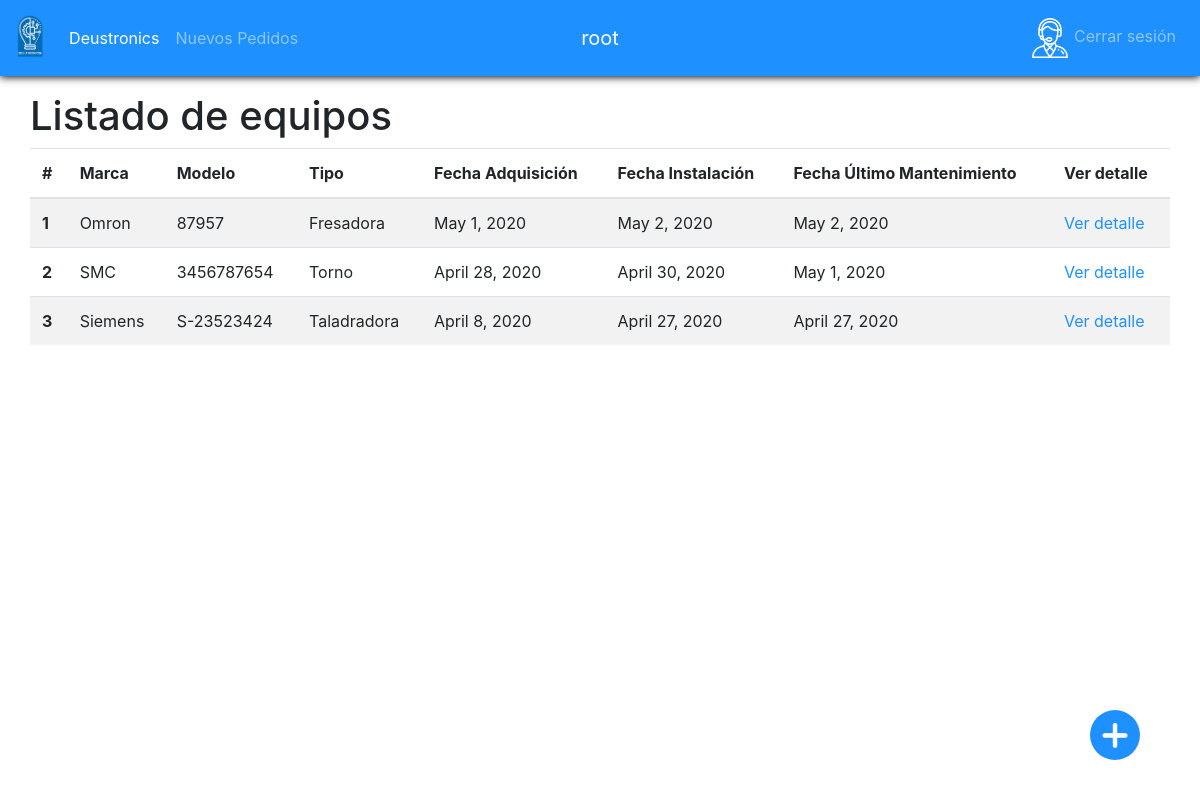
The app's page /equipos/ (signed in) with its own data.
### app/models.py (models this page shows, shortened)
class Equipo(models.Model):
    marca = models.CharField(max_length=100)
    modelo = models.CharField(max_length=100)
    tipo = models.ForeignKey(TipoEquipo, on_delete=models.SET_NULL, null=True)
    fecha_adquisicion = models.DateField()
    fecha_instalacion = models.DateField()
    fecha_ultimo_mantenimiento = models.DateField()

class TipoEquipo(models.Model):
    nombre = models.CharField(max_length=100)
    def __str__(self):
       return self.nombre

### app/views.py (the view, shortened to what this page needs)
# urls.py: path('equipos/', login_required(views.EquipoListView.as_view()), name='equipo_lista'),
class EquipoListView(View):
    def get(self, request, *args, **kwargs):
        context = {
            'equipos': Equipo.objects.all(),
            'form': EquipoForm(),  #Borrar
            'urlBotonFlotante':reverse('equipo_create')
        }
        return render(request, "equipo_lista.html", context)

### app/templatetags/sesion_tags.py (called while the page is built)
@register.filter(name='has_group')
def has_group(user, group_name):
    return user.groups.filter(name=group_name).exists()

### app/templates/equipo_lista.html
{%extends 'base.html'%} {% block content%}
<h1>
  Listado de equipos
</h1>
<table class="table table-striped">
  <thead>
    <tr>
      <th scope="col">#</th>
      <th scope="col">Marca</th>
      <th scope="col">Modelo</th>
      <th scope="col">Tipo</th>
      <th scope="col">Fecha Adquisición</th>
      <th scope="col">Fecha Instalación</th>
      <th scope="col">Fecha Último Mantenimiento</th>
      <th scope="col">Ver detalle</th>
    </tr>
  </thead>
  <tbody>
    {%for equipo in equipos%}
    <tr>
      <th scope="row">{{equipo.id}}</th>
      <td>{{equipo.marca}}</td>
      <td>{{equipo.modelo}}</td>
      <td>{{equipo.tipo}}</td>
      <td>{{equipo.fecha_adquisicion}}</td>
      <td>{{equipo.fecha_instalacion}}</td>
      <td>{{equipo.fecha_ultimo_mantenimiento}}</td>
      <td><a href="{%url 'equipo_detalle' equipo.id %}"> Ver detalle</a></td>
    </tr>
    {%endfor%}
  </tbody>
</table>
{%endblock%}

### app/templates/base.html (shortened to what this page needs)
{%load static %} {% load sesion_tags %}
<!DOCTYPE html>
<html lang="en">
<head>
  <link rel="stylesheet" href="{% static 'main.css'%}" />
</head>
<body>
  {% block nav%}
  <nav class="navbar navbar-expand-md navbar-dark bg-primary mb-3" id="navbar">
    <div class="navbar-collapse collapse w-100 order-1 order-md-0 dual-collapse2">
      <a class="navbar-brand" href="{%url 'index' %}"><img src="{% static 'Desuto5.png' %}" alt="" id="logo" /></a>
      <ul class="navbar-nav mr-auto">
        <li class="nav-item active">
          <a class="nav-link" href="{%url 'index' %}">Deustronics</a>
        </li>
        {% if request.user|has_group:"OPERARIO" %}
        <li class="nav-item">
          <a class="nav-link" href="{% url 'mis_tareas'%}">Mis tareas</a>
        </li>
        {% elif request.user|has_group:"RESPONSABLE" %}
        <li class="nav-item">
          <a class="nav-link" href="{%url 'nuevos_pedidos' %}">Nuevos Pedidos</a>
        </li>
        {%endif%}
      </ul>
    </div>
    <div class="mx-auto order-0">
      <a class="navbar-brand mx-auto" href="#">{{user.get_username}}</a>
    </div>
    <div class="navbar-collapse collapse w-100 order-3 dual-collapse2">
      <ul class="navbar-nav ml-auto">
        <li class="nav-item">
          <a class="nav-link" href="{%url 'logout' %}">
            {% if request.user|has_group:"OPERARIO" %}
            <img class="user-type-icon" src="{%static 'icons/Operario.png'%}" alt="" />
            {% elif request.user|has_group:"CLIENTE" %}
            <img class="user-type-icon" src="{%static 'icons/Cliente.png'%}" alt="" />
            {% elif request.user|has_group:"RESPONSABLE" %}
            <img class="user-type-icon" src="{%static 'icons/Responsable.png'%}" alt="" />
            {%else%}
            <img class="user-type-icon" src="{%static 'icons/Admin.png'%}" alt="" />
            {%endif%}
            <span> Cerrar sesión </span></a>
        </li>
      </ul>
    </div>
  </nav>
  {%endblock%}
  <div class="container fill">
    <div class="row">
      {%block content %} {%endblock%}
    </div>
  </div>
  {%if urlBotonFlotante and request.user|has_group:"RESPONSABLE" %}
  <a id="botonFlotante" href="{{urlBotonFlotante}}">
    <div class="botonFlotantePadre">
      <span class="botonFlotanteHijo">
        <img id="iconoAñadir" src="{% static 'icons/ArturMas.png' %}" alt="Añadir" />
      </span>
    </div>
  </a>
  {%endif%}
</body>
</html>

### records on screen
Equipo: id "1", marca "Omron", modelo "87957", tipo "Fresadora", fecha_adquisicion "May 1, 2020", fecha_instalacion "May 2, 2020", fecha_ultimo_mantenimiento "May 2, 2020"
Equipo: id "2", marca "SMC", modelo "3456787654", tipo "Torno", fecha_adquisicion "April 28, 2020", fecha_instalacion "April 30, 2020", fecha_ultimo_mantenimiento "May 1, 2020"
Equipo: id "3", marca "Siemens", modelo "S-23523424", tipo "Taladradora", fecha_adquisicion "April 8, 2020", fecha_instalacion "April 27, 2020", fecha_ultimo_mantenimiento "April 27, 2020"

### other values on screen
{{ user.get_username }} "root"
